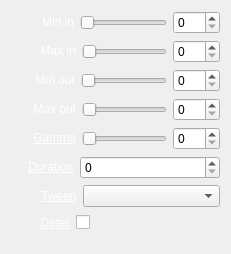
<?xml version="1.0" encoding="UTF-8"?>
<ui version="4.0">
 <class>InspectorLevelsWidget</class>
 <widget class="QWidget" name="InspectorLevelsWidget">
  <property name="geometry">
   <rect>
    <x>0</x>
    <y>0</y>
    <width>231</width>
    <height>252</height>
   </rect>
  </property>
  <property name="sizePolicy">
   <sizepolicy hsizetype="Expanding" vsizetype="Preferred">
    <horstretch>0</horstretch>
    <verstretch>0</verstretch>
   </sizepolicy>
  </property>
  <layout class="QVBoxLayout" name="verticalLayout">
   <item>
    <layout class="QHBoxLayout" name="horizontalLayoutMinIn">
     <item>
      <spacer name="horizontalSpacerMinIn">
       <property name="orientation">
        <enum>Qt::Horizontal</enum>
       </property>
       <property name="sizeType">
        <enum>QSizePolicy::Fixed</enum>
       </property>
       <property name="sizeHint" stdset="0">
        <size>
         <width>31</width>
         <height>20</height>
        </size>
       </property>
      </spacer>
     </item>
     <item>
      <widget class="QLabel" name="labelMinIn">
       <property name="text">
        <string>&lt;a href=&quot;Min in&quot; style=&quot;color: white;&quot;&gt;Min in&lt;/a&gt;</string>
       </property>
       <property name="alignment">
        <set>Qt::AlignRight|Qt::AlignTrailing|Qt::AlignVCenter</set>
       </property>
      </widget>
     </item>
     <item>
      <widget class="QSlider" name="sliderMinIn">
       <property name="maximum">
        <number>100</number>
       </property>
       <property name="orientation">
        <enum>Qt::Horizontal</enum>
       </property>
      </widget>
     </item>
     <item>
      <widget class="QSpinBox" name="spinBoxMinIn">
       <property name="maximum">
        <number>100</number>
       </property>
      </widget>
     </item>
    </layout>
   </item>
   <item>
    <layout class="QHBoxLayout" name="horizontalLayoutMaxIn">
     <item>
      <spacer name="horizontalSpacerMaxIn">
       <property name="orientation">
        <enum>Qt::Horizontal</enum>
       </property>
       <property name="sizeType">
        <enum>QSizePolicy::Fixed</enum>
       </property>
       <property name="sizeHint" stdset="0">
        <size>
         <width>29</width>
         <height>20</height>
        </size>
       </property>
      </spacer>
     </item>
     <item>
      <widget class="QLabel" name="labelMaxIn">
       <property name="text">
        <string>&lt;a href=&quot;Max in&quot; style=&quot;color: white;&quot;&gt;Max in&lt;/a&gt;</string>
       </property>
       <property name="alignment">
        <set>Qt::AlignRight|Qt::AlignTrailing|Qt::AlignVCenter</set>
       </property>
      </widget>
     </item>
     <item>
      <widget class="QSlider" name="sliderMaxIn">
       <property name="maximum">
        <number>100</number>
       </property>
       <property name="orientation">
        <enum>Qt::Horizontal</enum>
       </property>
      </widget>
     </item>
     <item>
      <widget class="QSpinBox" name="spinBoxMaxIn">
       <property name="maximum">
        <number>100</number>
       </property>
      </widget>
     </item>
    </layout>
   </item>
   <item>
    <layout class="QHBoxLayout" name="horizontalLayoutMinOut">
     <item>
      <spacer name="horizontalSpacerMinOut">
       <property name="orientation">
        <enum>Qt::Horizontal</enum>
       </property>
       <property name="sizeType">
        <enum>QSizePolicy::Fixed</enum>
       </property>
       <property name="sizeHint" stdset="0">
        <size>
         <width>23</width>
         <height>20</height>
        </size>
       </property>
      </spacer>
     </item>
     <item>
      <widget class="QLabel" name="labelMinOut">
       <property name="text">
        <string>&lt;a href=&quot;Min out&quot; style=&quot;color: white;&quot;&gt;Min out&lt;/a&gt;</string>
       </property>
       <property name="alignment">
        <set>Qt::AlignRight|Qt::AlignTrailing|Qt::AlignVCenter</set>
       </property>
      </widget>
     </item>
     <item>
      <widget class="QSlider" name="sliderMinOut">
       <property name="maximum">
        <number>100</number>
       </property>
       <property name="orientation">
        <enum>Qt::Horizontal</enum>
       </property>
      </widget>
     </item>
     <item>
      <widget class="QSpinBox" name="spinBoxMinOut">
       <property name="maximum">
        <number>100</number>
       </property>
      </widget>
     </item>
    </layout>
   </item>
   <item>
    <layout class="QHBoxLayout" name="horizontalLayoutMaxOut">
     <item>
      <spacer name="horizontalSpacerMaxOut">
       <property name="orientation">
        <enum>Qt::Horizontal</enum>
       </property>
       <property name="sizeType">
        <enum>QSizePolicy::Fixed</enum>
       </property>
       <property name="sizeHint" stdset="0">
        <size>
         <width>21</width>
         <height>20</height>
        </size>
       </property>
      </spacer>
     </item>
     <item>
      <widget class="QLabel" name="labelMaxOut">
       <property name="text">
        <string>&lt;a href=&quot;Max out&quot; style=&quot;color: white;&quot;&gt;Max out&lt;/a&gt;</string>
       </property>
       <property name="alignment">
        <set>Qt::AlignRight|Qt::AlignTrailing|Qt::AlignVCenter</set>
       </property>
      </widget>
     </item>
     <item>
      <widget class="QSlider" name="sliderMaxOut">
       <property name="maximum">
        <number>100</number>
       </property>
       <property name="orientation">
        <enum>Qt::Horizontal</enum>
       </property>
      </widget>
     </item>
     <item>
      <widget class="QSpinBox" name="spinBoxMaxOut">
       <property name="maximum">
        <number>100</number>
       </property>
      </widget>
     </item>
    </layout>
   </item>
   <item>
    <layout class="QHBoxLayout" name="horizontalLayoutGamma">
     <item>
      <spacer name="horizontalSpacerGamma">
       <property name="orientation">
        <enum>Qt::Horizontal</enum>
       </property>
       <property name="sizeType">
        <enum>QSizePolicy::Fixed</enum>
       </property>
       <property name="sizeHint" stdset="0">
        <size>
         <width>22</width>
         <height>20</height>
        </size>
       </property>
      </spacer>
     </item>
     <item>
      <widget class="QLabel" name="labelGamma">
       <property name="text">
        <string>&lt;a href=&quot;Gamma&quot; style=&quot;color: white;&quot;&gt;Gamma&lt;/a&gt;</string>
       </property>
       <property name="alignment">
        <set>Qt::AlignRight|Qt::AlignTrailing|Qt::AlignVCenter</set>
       </property>
      </widget>
     </item>
     <item>
      <widget class="QSlider" name="sliderGamma">
       <property name="maximum">
        <number>100</number>
       </property>
       <property name="orientation">
        <enum>Qt::Horizontal</enum>
       </property>
      </widget>
     </item>
     <item>
      <widget class="QSpinBox" name="spinBoxGamma">
       <property name="maximum">
        <number>100</number>
       </property>
      </widget>
     </item>
    </layout>
   </item>
   <item>
    <layout class="QHBoxLayout" name="horizontalLayoutDuration">
     <item>
      <spacer name="horizontalSpacerDuration">
       <property name="orientation">
        <enum>Qt::Horizontal</enum>
       </property>
       <property name="sizeType">
        <enum>QSizePolicy::Fixed</enum>
       </property>
       <property name="sizeHint" stdset="0">
        <size>
         <width>17</width>
         <height>20</height>
        </size>
       </property>
      </spacer>
     </item>
     <item>
      <widget class="QLabel" name="labelDuration">
       <property name="text">
        <string>&lt;a href=&quot;Duration&quot; style=&quot;color: white;&quot;&gt;Duration&lt;/a&gt;</string>
       </property>
      </widget>
     </item>
     <item>
      <widget class="QSpinBox" name="spinBoxDuration">
       <property name="sizePolicy">
        <sizepolicy hsizetype="Expanding" vsizetype="Fixed">
         <horstretch>0</horstretch>
         <verstretch>0</verstretch>
        </sizepolicy>
       </property>
       <property name="maximum">
        <number>999</number>
       </property>
      </widget>
     </item>
    </layout>
   </item>
   <item>
    <layout class="QHBoxLayout" name="horizontalLayoutTween">
     <item>
      <spacer name="horizontalSpacerTween">
       <property name="orientation">
        <enum>Qt::Horizontal</enum>
       </property>
       <property name="sizeType">
        <enum>QSizePolicy::Fixed</enum>
       </property>
       <property name="sizeHint" stdset="0">
        <size>
         <width>30</width>
         <height>20</height>
        </size>
       </property>
      </spacer>
     </item>
     <item>
      <widget class="QLabel" name="labelEasing">
       <property name="text">
        <string>&lt;a href=&quot;Tween&quot; style=&quot;color: white;&quot;&gt;Tween&lt;/a&gt;</string>
       </property>
      </widget>
     </item>
     <item>
      <widget class="QComboBox" name="comboBoxTween">
       <property name="sizePolicy">
        <sizepolicy hsizetype="Expanding" vsizetype="Fixed">
         <horstretch>0</horstretch>
         <verstretch>0</verstretch>
        </sizepolicy>
       </property>
      </widget>
     </item>
    </layout>
   </item>
   <item>
    <layout class="QHBoxLayout" name="horizontalLayoutDefer">
     <item>
      <spacer name="horizontalSpacerDefer1">
       <property name="orientation">
        <enum>Qt::Horizontal</enum>
       </property>
       <property name="sizeType">
        <enum>QSizePolicy::Fixed</enum>
       </property>
       <property name="sizeHint" stdset="0">
        <size>
         <width>29</width>
         <height>20</height>
        </size>
       </property>
      </spacer>
     </item>
     <item>
      <widget class="QLabel" name="labelDefer">
       <property name="text">
        <string>&lt;a href=&quot;Defer&quot; style=&quot;color: white;&quot;&gt;Defer&lt;/a&gt;</string>
       </property>
       <property name="alignment">
        <set>Qt::AlignRight|Qt::AlignTrailing|Qt::AlignVCenter</set>
       </property>
      </widget>
     </item>
     <item>
      <widget class="QCheckBox" name="checkBoxDefer">
       <property name="layoutDirection">
        <enum>Qt::RightToLeft</enum>
       </property>
       <property name="text">
        <string/>
       </property>
      </widget>
     </item>
     <item>
      <spacer name="horizontalSpacerDefer2">
       <property name="orientation">
        <enum>Qt::Horizontal</enum>
       </property>
       <property name="sizeHint" stdset="0">
        <size>
         <width>40</width>
         <height>20</height>
        </size>
       </property>
      </spacer>
     </item>
    </layout>
   </item>
   <item>
    <spacer name="verticalSpacerLevels">
     <property name="orientation">
      <enum>Qt::Vertical</enum>
     </property>
     <property name="sizeType">
      <enum>QSizePolicy::Fixed</enum>
     </property>
     <property name="sizeHint" stdset="0">
      <size>
       <width>20</width>
       <height>10</height>
      </size>
     </property>
    </spacer>
   </item>
  </layout>
 </widget>
 <resources/>
 <connections>
  <connection>
   <sender>labelMinIn</sender>
   <signal>linkActivated(QString)</signal>
   <receiver>InspectorLevelsWidget</receiver>
   <slot>resetMinIn(QString)</slot>
   <hints>
    <hint type="sourcelabel">
     <x>70</x>
     <y>24</y>
    </hint>
    <hint type="destinationlabel">
     <x>189</x>
     <y>9</y>
    </hint>
   </hints>
  </connection>
  <connection>
   <sender>labelMinOut</sender>
   <signal>linkActivated(QString)</signal>
   <receiver>InspectorLevelsWidget</receiver>
   <slot>resetMinOut(QString)</slot>
   <hints>
    <hint type="sourcelabel">
     <x>73</x>
     <y>85</y>
    </hint>
    <hint type="destinationlabel">
     <x>0</x>
     <y>45</y>
    </hint>
   </hints>
  </connection>
  <connection>
   <sender>labelMaxIn</sender>
   <signal>linkActivated(QString)</signal>
   <receiver>InspectorLevelsWidget</receiver>
   <slot>resetMaxIn(QString)</slot>
   <hints>
    <hint type="sourcelabel">
     <x>75</x>
     <y>57</y>
    </hint>
    <hint type="destinationlabel">
     <x>2</x>
     <y>77</y>
    </hint>
   </hints>
  </connection>
  <connection>
   <sender>labelMaxOut</sender>
   <signal>linkActivated(QString)</signal>
   <receiver>InspectorLevelsWidget</receiver>
   <slot>resetMaxOut(QString)</slot>
   <hints>
    <hint type="sourcelabel">
     <x>53</x>
     <y>103</y>
    </hint>
    <hint type="destinationlabel">
     <x>1</x>
     <y>105</y>
    </hint>
   </hints>
  </connection>
  <connection>
   <sender>labelGamma</sender>
   <signal>linkActivated(QString)</signal>
   <receiver>InspectorLevelsWidget</receiver>
   <slot>resetGamma(QString)</slot>
   <hints>
    <hint type="sourcelabel">
     <x>56</x>
     <y>135</y>
    </hint>
    <hint type="destinationlabel">
     <x>0</x>
     <y>136</y>
    </hint>
   </hints>
  </connection>
  <connection>
   <sender>labelDuration</sender>
   <signal>linkActivated(QString)</signal>
   <receiver>InspectorLevelsWidget</receiver>
   <slot>resetDuration(QString)</slot>
   <hints>
    <hint type="sourcelabel">
     <x>50</x>
     <y>166</y>
    </hint>
    <hint type="destinationlabel">
     <x>0</x>
     <y>171</y>
    </hint>
   </hints>
  </connection>
  <connection>
   <sender>labelEasing</sender>
   <signal>linkActivated(QString)</signal>
   <receiver>InspectorLevelsWidget</receiver>
   <slot>resetTween(QString)</slot>
   <hints>
    <hint type="sourcelabel">
     <x>54</x>
     <y>189</y>
    </hint>
    <hint type="destinationlabel">
     <x>0</x>
     <y>203</y>
    </hint>
   </hints>
  </connection>
  <connection>
   <sender>spinBoxDuration</sender>
   <signal>valueChanged(int)</signal>
   <receiver>InspectorLevelsWidget</receiver>
   <slot>durationChanged(int)</slot>
   <hints>
    <hint type="sourcelabel">
     <x>171</x>
     <y>159</y>
    </hint>
    <hint type="destinationlabel">
     <x>210</x>
     <y>159</y>
    </hint>
   </hints>
  </connection>
  <connection>
   <sender>comboBoxTween</sender>
   <signal>currentIndexChanged(QString)</signal>
   <receiver>InspectorLevelsWidget</receiver>
   <slot>tweenChanged(QString)</slot>
   <hints>
    <hint type="sourcelabel">
     <x>162</x>
     <y>185</y>
    </hint>
    <hint type="destinationlabel">
     <x>211</x>
     <y>185</y>
    </hint>
   </hints>
  </connection>
  <connection>
   <sender>sliderMinIn</sender>
   <signal>valueChanged(int)</signal>
   <receiver>InspectorLevelsWidget</receiver>
   <slot>sliderMinInChanged(int)</slot>
   <hints>
    <hint type="sourcelabel">
     <x>120</x>
     <y>16</y>
    </hint>
    <hint type="destinationlabel">
     <x>5</x>
     <y>20</y>
    </hint>
   </hints>
  </connection>
  <connection>
   <sender>sliderMaxIn</sender>
   <signal>valueChanged(int)</signal>
   <receiver>InspectorLevelsWidget</receiver>
   <slot>sliderMaxInChanged(int)</slot>
   <hints>
    <hint type="sourcelabel">
     <x>89</x>
     <y>47</y>
    </hint>
    <hint type="destinationlabel">
     <x>9</x>
     <y>4</y>
    </hint>
   </hints>
  </connection>
  <connection>
   <sender>sliderMinOut</sender>
   <signal>valueChanged(int)</signal>
   <receiver>InspectorLevelsWidget</receiver>
   <slot>sliderMinOutChanged(int)</slot>
   <hints>
    <hint type="sourcelabel">
     <x>130</x>
     <y>80</y>
    </hint>
    <hint type="destinationlabel">
     <x>18</x>
     <y>62</y>
    </hint>
   </hints>
  </connection>
  <connection>
   <sender>sliderMaxOut</sender>
   <signal>valueChanged(int)</signal>
   <receiver>InspectorLevelsWidget</receiver>
   <slot>sliderMaxOutChanged(int)</slot>
   <hints>
    <hint type="sourcelabel">
     <x>157</x>
     <y>106</y>
    </hint>
    <hint type="destinationlabel">
     <x>14</x>
     <y>92</y>
    </hint>
   </hints>
  </connection>
  <connection>
   <sender>spinBoxMinIn</sender>
   <signal>valueChanged(int)</signal>
   <receiver>InspectorLevelsWidget</receiver>
   <slot>spinBoxMinInChanged(int)</slot>
   <hints>
    <hint type="sourcelabel">
     <x>212</x>
     <y>21</y>
    </hint>
    <hint type="destinationlabel">
     <x>230</x>
     <y>23</y>
    </hint>
   </hints>
  </connection>
  <connection>
   <sender>spinBoxMaxIn</sender>
   <signal>valueChanged(int)</signal>
   <receiver>InspectorLevelsWidget</receiver>
   <slot>spinBoxMaxInChanged(int)</slot>
   <hints>
    <hint type="sourcelabel">
     <x>215</x>
     <y>46</y>
    </hint>
    <hint type="destinationlabel">
     <x>230</x>
     <y>52</y>
    </hint>
   </hints>
  </connection>
  <connection>
   <sender>spinBoxMinOut</sender>
   <signal>valueChanged(int)</signal>
   <receiver>InspectorLevelsWidget</receiver>
   <slot>spinBoxMinOutChanged(int)</slot>
   <hints>
    <hint type="sourcelabel">
     <x>211</x>
     <y>75</y>
    </hint>
    <hint type="destinationlabel">
     <x>230</x>
     <y>78</y>
    </hint>
   </hints>
  </connection>
  <connection>
   <sender>spinBoxMaxOut</sender>
   <signal>valueChanged(int)</signal>
   <receiver>InspectorLevelsWidget</receiver>
   <slot>spinBoxMaxOutChanged(int)</slot>
   <hints>
    <hint type="sourcelabel">
     <x>204</x>
     <y>109</y>
    </hint>
    <hint type="destinationlabel">
     <x>230</x>
     <y>107</y>
    </hint>
   </hints>
  </connection>
  <connection>
   <sender>spinBoxGamma</sender>
   <signal>valueChanged(int)</signal>
   <receiver>InspectorLevelsWidget</receiver>
   <slot>spinBoxGammaChanged(int)</slot>
   <hints>
    <hint type="sourcelabel">
     <x>210</x>
     <y>134</y>
    </hint>
    <hint type="destinationlabel">
     <x>230</x>
     <y>134</y>
    </hint>
   </hints>
  </connection>
  <connection>
   <sender>sliderGamma</sender>
   <signal>valueChanged(int)</signal>
   <receiver>InspectorLevelsWidget</receiver>
   <slot>sliderGammaChanged(int)</slot>
   <hints>
    <hint type="sourcelabel">
     <x>102</x>
     <y>131</y>
    </hint>
    <hint type="destinationlabel">
     <x>14</x>
     <y>143</y>
    </hint>
   </hints>
  </connection>
  <connection>
   <sender>labelDefer</sender>
   <signal>linkActivated(QString)</signal>
   <receiver>InspectorLevelsWidget</receiver>
   <slot>resetDefer(QString)</slot>
   <hints>
    <hint type="sourcelabel">
     <x>52</x>
     <y>217</y>
    </hint>
    <hint type="destinationlabel">
     <x>5</x>
     <y>229</y>
    </hint>
   </hints>
  </connection>
  <connection>
   <sender>checkBoxDefer</sender>
   <signal>stateChanged(int)</signal>
   <receiver>InspectorLevelsWidget</receiver>
   <slot>deferChanged(int)</slot>
   <hints>
    <hint type="sourcelabel">
     <x>87</x>
     <y>213</y>
    </hint>
    <hint type="destinationlabel">
     <x>227</x>
     <y>218</y>
    </hint>
   </hints>
  </connection>
 </connections>
 <slots>
  <slot>resetMinIn(QString)</slot>
  <slot>sliderMinInChanged(int)</slot>
  <slot>sliderMinOutChanged(int)</slot>
  <slot>resetMinOut(QString)</slot>
  <slot>sliderMaxInChanged(int)</slot>
  <slot>resetMaxIn(QString)</slot>
  <slot>sliderMaxOutChanged(int)</slot>
  <slot>resetMaxOut(QString)</slot>
  <slot>sliderGammaChanged(int)</slot>
  <slot>resetGamma(QString)</slot>
  <slot>resetDuration(QString)</slot>
  <slot>resetTween(QString)</slot>
  <slot>durationChanged(int)</slot>
  <slot>tweenChanged(QString)</slot>
  <slot>spinBoxMinInChanged(int)</slot>
  <slot>spinBoxMinOutChanged(int)</slot>
  <slot>spinBoxMaxInChanged(int)</slot>
  <slot>spinBoxMaxOutChanged(int)</slot>
  <slot>spinBoxGammaChanged(int)</slot>
  <slot>resetDefer(QString)</slot>
  <slot>deferChanged(int)</slot>
 </slots>
</ui>
